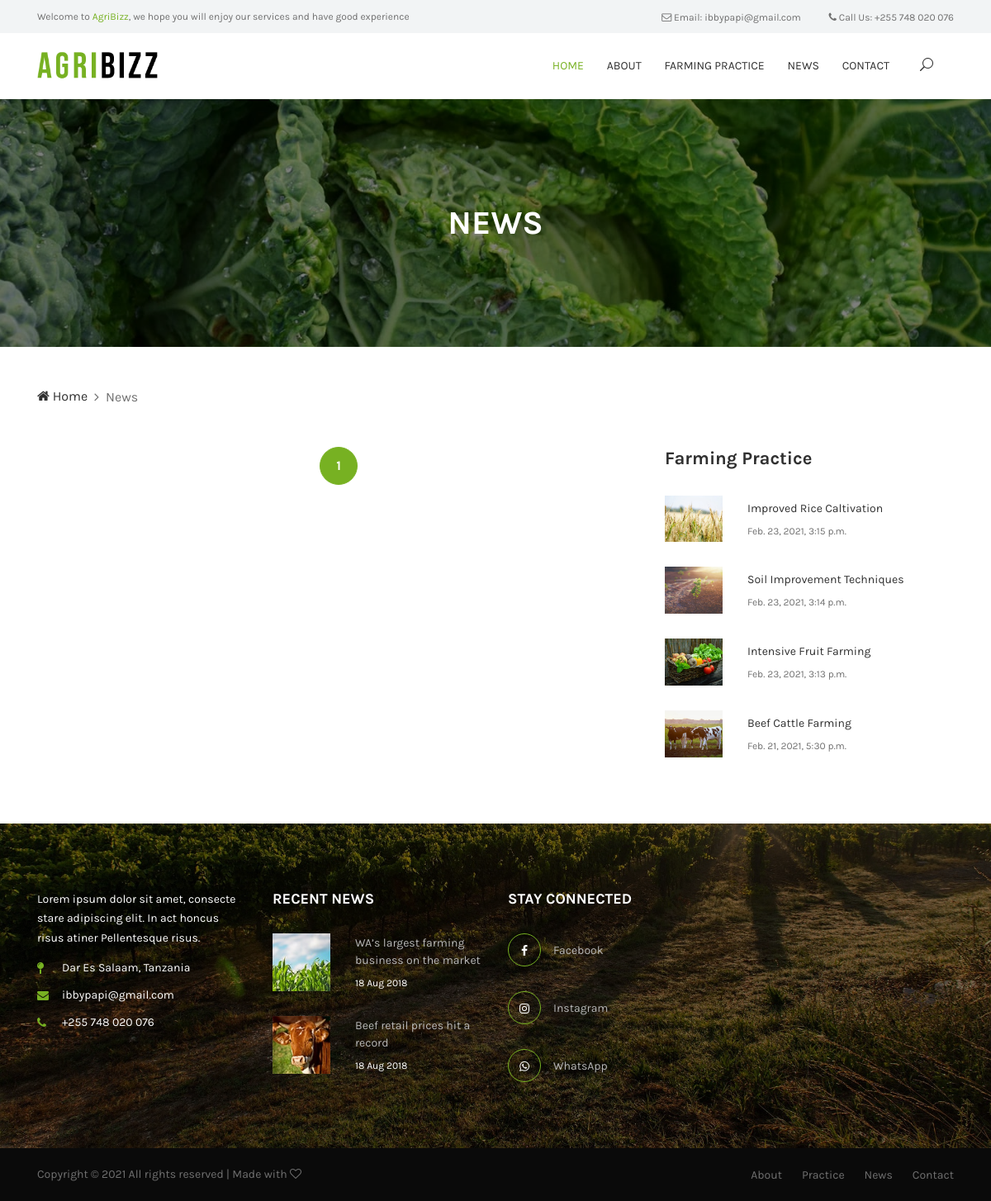
The page /news.html on the database as committed earlier.
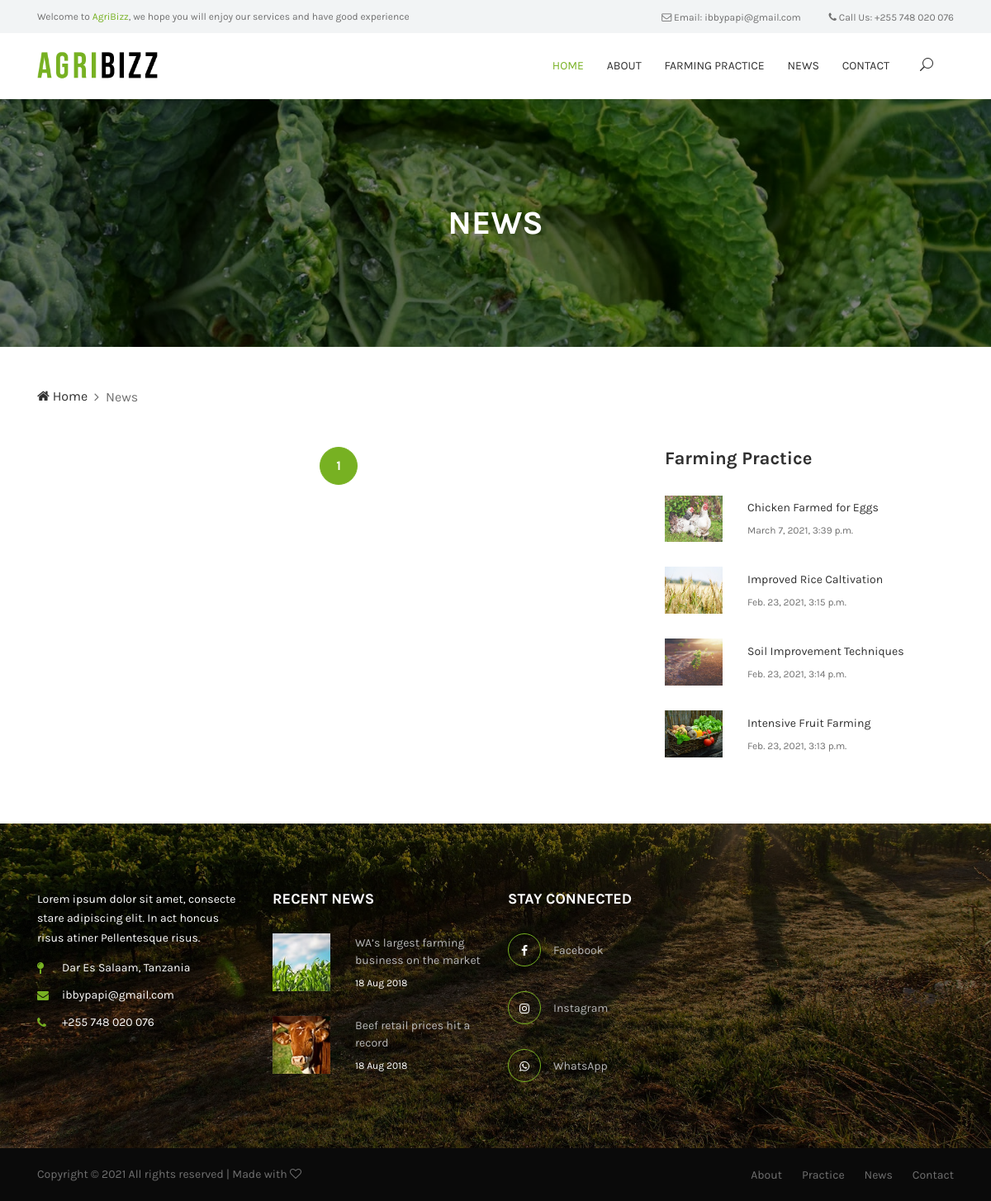
The same page on the database as committed later.
### blog/models.py (models this page shows, shortened)
class BlogPost (models.Model):
    STATUS_CHOICE = (('draft', 'Draft'), ('published', 'Published'),)
    author = models.ForeignKey(
        Author, on_delete=models.CASCADE, related_name='blog_posts')
    title = models.CharField(max_length=200,)
    overview = models.CharField(max_length=150, null=True)
    slug = models.SlugField(null=True, unique=True)
    thumbnail = models.ImageField(upload_to=upload_location, null=True, blank=True)
    icon = ImageField(upload_to=upload_location, null=True, blank=True)
    content = HTMLField()
    publish = models.DateTimeField(default=timezone.now)
    date_created = models.DateTimeField(
        auto_now_add=True, verbose_name="date_published")
    date_updated = models.DateTimeField(
        auto_now=True, verbose_name="date_updated")
    status = models.CharField(
        max_length=10, choices=STATUS_CHOICE, default='draft')
    featured = models.BooleanField()
    class Meta:
        ordering = ('-publish',)

### blog/views.py (the view)
# urls.py: path('', news_view, name='news'),
def news_view (request):
    news_list = News.objects.all()
    latest_pratice_post = BlogPost.objects.order_by('-date_created')[:4]
    paginator = Paginator(news_list, 3)
    page_request_var = 'page'
    page = request.GET.get(page_request_var)
    try:
        paginated_queryset = paginator.page(page)
    except PageNotAnInteger:
        paginated_queryset = paginator.page(1)
    except EmptyPage:
        paginated_queryset = paginator.page(paginator.num_pages)
    context = {
        'queryset': paginated_queryset,
        'page_request_var': page_request_var,
        'object_list':latest_pratice_post
    }
    return render(request, "news.html", context)

### blog/templates/news.html (shortened to what this page needs)
{% extends 'base.html' %}
{% load static %}
{% block content %}
  <div class="breadcrumb-area bg-img bg-overlay jarallax" style="background-image: url({% static 'img/bg-img/18.jpg' %});">
    <div class="container h-100">
      <div class="row h-100 align-items-center">
        <div class="col-12">
          <div class="breadcrumb-text">
            <h2>News</h2>
          </div>
        </div>
      </div>
    </div>
  </div>
  <div class="famie-breadcrumb">
    <div class="container">
      <nav aria-label="breadcrumb">
        <ol class="breadcrumb">
          <li class="breadcrumb-item"><a href="index.html"><i class="fa fa-home"></i> Home</a></li>
          <li class="breadcrumb-item active" aria-current="page">News</li>
        </ol>
      </nav>
    </div>
  </div>
  <section class="famie-blog-area">
    <div class="container">
      <div class="row">
        <div class="col-12 col-md-8">
          <nav>
            <ul class="pagination wow fadeInUp" data-wow-delay="900ms">
              <li class="page-item active"><a class="page-link" href="?{{ page_request_var }}={{ queryset.number }}">{{ queryset.number }}</a></li>
            </ul>
          </nav>
        </div>
        <div class="col-12 col-md-4">
          <div class="sidebar-area">
            <div class="single-widget-area">
              <h5 class="widget-title">Farming Practice</h5>
              {% for obj in object_list %}
              <div class="single-recent-blog style-2 d-flex align-items-center">
                <div class="post-thumbnail">
                  <img src="{{ obj.thumbnail.url}}" alt="">
                </div>
                <div class="post-content">
                  <a href="{% url 'practice_details' %}" class="post-title">{{ obj.title }}</a>
                  <div class="post-date">{{ obj.date_created }}</div>
                </div>
              </div>
              {% endfor %}
            </div>
          </div>
        </div>
      </div>
    </div>
  </section>
{% endblock content %}

### mainApp/templates/base.html (shortened to what this page needs)
{% load static %}
<!DOCTYPE html>
<html lang="en">
<head>
    <link rel="stylesheet" href="{% static 'style.css' %}">
</head>
<body>
    <header class="header-area">
        <div class="top-header-area">
            <div class="container">
                <div class="row">
                    <div class="col-12">
                        <div class="top-header-content d-flex align-items-center justify-content-between">
                            <div class="top-header-meta">
                                <p>Welcome to <span>AgriBizz</span>, we hope you will enjoy our services and have good experience</p>
                            </div>
                            <div class="top-header-meta text-right">
                                <a href="mailto:ibbypapi@gmail.com"  data-toggle="tooltip" data-placement="bottom" title="ibbypapi@gmail.com"><i class="fa fa-envelope-o" aria-hidden="true"></i> <span>Email: ibbypapi@gmail.com</span></a>
                                <a href="tel:+255748020076" data-toggle="tooltip" data-placement="bottom" title="+255 748 020 076"><i class="fa fa-phone" aria-hidden="true"></i> <span>Call Us: +255 748 020 076</span></a>
                            </div>
                        </div>
                    </div>
                </div>
            </div>
        </div>
        <div class="famie-main-menu">
            <div class="classy-nav-container breakpoint-off">
                <div class="container">
                    <nav class="classy-navbar justify-content-between" id="famieNav">
                        <a href="index.html" class="nav-brand"><img src="{% static 'img/core-img/logo.png' %}" alt="">
                            </a>
                            <div class="classy-menu">
                                <div class="classynav">
                                    <ul>
                                        <li class="active"><a href="/">Home</a></li>
                                        <li><a href="#about">About</a></li>
                                        <li><a href="farming_practice.html">Farming Practice</a></li>
                                        <li><a href="news.html">News</a></li>
                                        <li><a href="contact.html">Contact</a></li>
                                    </ul>
                                    <div id="searchIcon">
                                        <i class="icon_search" aria-hidden="true"></i>
                                    </div>
                                </div>
                            </div>
                    </nav>
                </div>
            </div>
        </div>
    </header>
{% block content %}
{% endblock %}
    <footer class="footer-area">
        <div class="main-footer bg-img bg-overlay section-padding-80-0" style="background-image: url({% static 'img/bg-img/3.jpg' %});">
            <div class="container">
                <div class="row">
                    <div class="col-12 col-sm-6 col-lg-3">
                        <div class="footer-widget mb-80">
                            <p>Lorem ipsum dolor sit amet, consecte stare adipiscing elit. In act honcus risus atiner Pellentesque risus.</p>
                            <div class="contact-info">
                                <p><i class="fa fa-map-pin" aria-hidden="true"></i><span>Dar Es Salaam, Tanzania</span></p>
                                <p><i class="fa fa-envelope" aria-hidden="true"></i><span>ibbypapi@gmail.com</span></p>
                                <p><i class="fa fa-phone" aria-hidden="true"></i><span>+255 748 020 076</span></p>
                            </div>
                        </div>
                    </div>
                    <div class="col-12 col-sm-6 col-lg-3">
                        <div class="footer-widget mb-80">
                            <h5 class="widget-title">RECENT NEWS</h5>
                            <div class="single-recent-blog d-flex align-items-center">
                                <div class="post-thumbnail">
                                    <img src="{% static 'img/bg-img/4.jpg' %}" alt="">
                                </div>
                                <div class="post-content">
                                    <a href="#" class="post-title">WA’s largest farming business on the market</a>
                                    <div class="post-date">18 Aug 2018</div>
                                </div>
                            </div>
                            <div class="single-recent-blog d-flex align-items-center">
                                <div class="post-thumbnail">
                                    <img src="{% static 'img/bg-img/5.jpg' %}" alt="">
                                </div>
                                <div class="post-content">
                                    <a href="#" class="post-title">Beef retail prices hit a record</a>
                                    <div class="post-date">18 Aug 2018</div>
                                </div>
                            </div>
                        </div>
                    </div>
                    <div class="col-12 col-sm-6 col-lg-3">
                        <div class="footer-widget mb-80">
                            <h5 class="widget-title">STAY CONNECTED</h5>
                            <div class="footer-social-info">
                                <a href="https://www.facebook.com/" target="_blank">
                                    <i class="fa fa-facebook" aria-hidden="true"></i>
                                    <span>Facebook</span>
                                </a>
                                <a href="https://www.instagram.com/" target="_blank">
                                    <i class="fa fa-instagram" aria-hidden="true"></i>
                                    <span>Instagram</span>
                                </a>
                                <a href="https://api.whatsapp.com/send?phone=255723756395" target="_blank">
                                    <i class="fa fa-whatsapp" aria-hidden="true"></i>
                                    <span>WhatsApp</span>
                                </a>
                            </div>
                        </div>
                    </div>
                </div>
            </div>
        </div>
        <div class="copywrite-area">
            <div class="container">
                <div class="copywrite-text">
                    <div class="row align-items-center">
                        <div class="col-md-6">
                            <p>
                                Copyright &copy;
                                 All rights reserved | Made with <i class="fa fa-heart-o" aria-hidden="true"></i>
                            </p>
                        </div>
                        <div class="col-md-6">
                            <div class="footer-nav">
                                <nav>
                                    <ul>
                                        <li><a href="#">About</a></li>
                                        <li><a href="{% url 'farming_practice' %}">Practice</a></li>
                                        <li><a href="news.html">News</a></li>
                                        <li><a href="contact.html">Contact</a></li>
                                    </ul>
                                </nav>
                            </div>
                        </div>
                    </div>
                </div>
            </div>
        </div>
    </footer>
</body>
</html>

### static/css/classy-nav.css (style rules this page uses)
body { font-family: "Roboto", sans-serif; }
ul { margin: 0; }
ul li { list-style: none; }
img { height: auto; max-width: 100%; }
.bg-img { background-position: center center; background-size: cover; background-repeat: no-repeat; }
.classy-nav-container { position: relative; z-index: 100; background-color: #ffffff; }
.classy-nav-container * { box-sizing: border-box; }
.classy-nav-container a { -webkit-transition-duration: 500ms; transition-duration: 500ms; text-decoration: none; outline: none; font-size: 14px; font-weight: 400; color: #232323; display: inline-block; }
.justify-content-between { -webkit-box-pack: justify; -ms-flex-pack: justify; justify-content: space-between; }
.classy-navbar { width: 100%; height: 70px; padding: 0.5em 2em; display: -webkit-box; display: -ms-flexbox; display: flex; -webkit-box-align: center; -ms-flex-align: center; -ms-grid-row-align: center; align-items: center; }
.classy-navbar .nav-brand { font-size: 26px; font-weight: 500; color: #565656; display: inline-block; margin-right: 30px; }
.classynav ul li { display: inline-block; clear: both; position: inherit; z-index: 10; }
.classynav ul li a { padding: 0 12px; display: block; height: 35px; font-size: 14px; line-height: 34px; }
.breakpoint-off .classynav { display: -webkit-box; display: -ms-flexbox; display: flex; -webkit-box-align: center; -ms-flex-align: center; -ms-grid-row-align: center; align-items: center; }

Rows that differ between the two databases and show on the page:
no longer on this page (row edited): BlogPost: thumbnail (picture), title "Beef Cattle Farming", date_created "Feb. 21, 2021, 5:30 p.m."
added BlogPost: thumbnail (picture), title "Chicken Farmed for Eggs", date_created "March 7, 2021, 3:39 p.m."
